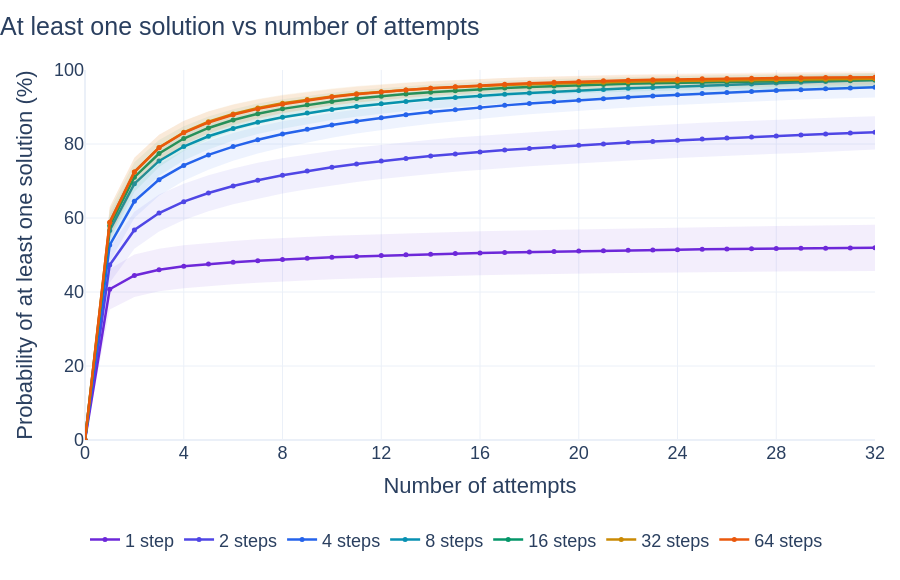

This figure's notebook cell:
### Code cell
attempt_counts = np.arange(ATTEMPTS_PER_PUZZLE + 1)
bootstrap_rng = np.random.default_rng(EVAL_SEED + 1)
# Reuse the same whole-puzzle bootstrap draws for every generation-step budget.
n_puzzles = len(evaluation_indices)
weights = bootstrap_rng.multinomial(
    n_puzzles,
    np.full(n_puzzles, 1 / n_puzzles),
    size=3000,
)
retry_results = {}
step_colors = [
    "#6D28D9",
    "#4F46E5",
    "#2563EB",
    "#0891B2",
    "#059669",
    "#CA8A04",
    "#EA580C",
]
fig = go.Figure()
for generation_steps in EVAL_STEP_COUNTS:
    successes = evaluation_successes[generation_steps]
    per_puzzle_pass = np.zeros((n_puzzles, ATTEMPTS_PER_PUZZLE + 1))
    no_solution = np.ones(n_puzzles)
    failed = ATTEMPTS_PER_PUZZLE - successes.sum(axis=1)
    for k in range(1, ATTEMPTS_PER_PUZZLE + 1):
        no_solution *= np.maximum(failed - k + 1, 0) / (ATTEMPTS_PER_PUZZLE - k + 1)
        per_puzzle_pass[:, k] = 1 - no_solution
    pass_at_k = per_puzzle_pass.mean(axis=0)
    lower, upper = np.quantile(
        weights @ per_puzzle_pass / n_puzzles, [0.025, 0.975], axis=0
    )
    retry_results[generation_steps] = dict(
        pass_at_k=pass_at_k, lower=lower, upper=upper
    )

    color = step_colors[EVAL_STEP_COUNTS.index(generation_steps) % len(step_colors)]
    rgb = tuple(int(color[position : position + 2], 16) for position in (1, 3, 5))
    group = str(generation_steps)
    fig.add_scatter(
        x=attempt_counts,
        y=100 * lower,
        mode="lines",
        line=dict(width=0),
        hoverinfo="skip",
        showlegend=False,
        legendgroup=group,
    )
    fig.add_scatter(
        x=attempt_counts,
        y=100 * upper,
        mode="lines",
        line=dict(width=0),
        fill="tonexty",
        fillcolor=f"rgba({rgb[0]},{rgb[1]},{rgb[2]},0.08)",
        hoverinfo="skip",
        showlegend=False,
        legendgroup=group,
    )
    fig.add_scatter(
        x=attempt_counts,
        y=100 * pass_at_k,
        mode="lines+markers",
        line=dict(color=color, width=2.5),
        marker=dict(size=5),
        name=f"{generation_steps} " + ("step" if generation_steps == 1 else "steps"),
        legendgroup=group,
        customdata=np.column_stack((100 * lower, 100 * upper)),
        hovertemplate=(
            "%{y:.2f}% · 95% interval [%{customdata[0]:.2f}%, %{customdata[1]:.2f}%]"
            "<extra>%{fullData.name}</extra>"
        ),
    )

fig.update_layout(
    title=dict(text="At least one solution vs number of attempts", x=0),
    template="plotly_white",
    height=580,
    autosize=True,
    hovermode="x unified",
    xaxis=dict(
        title="Number of attempts",
        range=[0, ATTEMPTS_PER_PUZZLE],
        dtick=max(1, ATTEMPTS_PER_PUZZLE // 8),
    ),
    yaxis=dict(title="Probability of at least one solution (%)", range=[0, 100]),
    font=dict(family="Arial, sans-serif", size=18),
    legend=dict(orientation="h", y=-0.22, x=0, groupclick="togglegroup"),
    margin=dict(l=85, r=25, t=70, b=140),
)
fig.show(config=PLOT_CONFIG)
fig.write_html(ARTIFACTS / "queens8_dfm_retries.html", config=PLOT_CONFIG)

np.savez_compressed(
    ARTIFACTS / "queens8_dfm_evaluation.npz",
    dataset_indices=evaluation_indices,
    puzzle_ids=puzzles["ids"][evaluation_indices],
    steps=np.asarray(EVAL_STEP_COUNTS),
    successes=np.stack([evaluation_successes[steps] for steps in EVAL_STEP_COUNTS]),
    attempt_counts=attempt_counts,
    pass_at_k=np.stack(
        [retry_results[steps]["pass_at_k"] for steps in EVAL_STEP_COUNTS]
    ),
    lower=np.stack([retry_results[steps]["lower"] for steps in EVAL_STEP_COUNTS]),
    upper=np.stack([retry_results[steps]["upper"] for steps in EVAL_STEP_COUNTS]),
    evaluation_seed=EVAL_SEED,
    batch_size=EVAL_BATCH_SIZE,
    dataset_sha256=puzzles["metadata"]["data_sha256"],
    checkpoint_sha256=checkpoint_sha256,
    optimizer_updates=run.global_step,
    use_time_conditioning=model.use_time_conditioning,
)

### Figure 1 — Plotly figure (JSON) as saved in the notebook; plotly's stock layout.template omitted (floating-point values rounded to 4 significant figures)
{"data": [{"hoverinfo": "skip", "legendgroup": "1", "line": {"width": 0}, "mode": "lines", "showlegend": false, "type": "scatter", "x": [0, 1, 2, 3, 4, 5, 6, 7, 8, 9, 10, 11, 12, 13, 14, 15, 16, 17, 18, 19, 20, 21, 22, 23, 24, 25, 26, 27, 28, 29, 30, 31, 32], "y": [0.0, 35.24, 38.68, 40.17, 41.01, 41.65, 42.11, 42.49, 42.85, 43.15, 43.42, 43.64, 43.85, 44.04, 44.22, 44.43, 44.55, 44.67, 44.81, 44.91, 44.99, 45.07, 45.14, 45.23, 45.31, 45.38, 45.44, 45.49, 45.54, 45.58, 45.63, 45.67, 45.7]}, {"fill": "tonexty", "fillcolor": "rgba(109,40,217,0.08)", "hoverinfo": "skip", "legendgroup": "1", "line": {"width": 0}, "mode": "lines", "showlegend": false, "type": "scatter", "x": [0, 1, 2, 3, 4, 5, 6, 7, 8, 9, 10, 11, 12, 13, 14, 15, 16, 17, 18, 19, 20, 21, 22, 23, 24, 25, 26, 27, 28, 29, 30, 31, 32], "y": [0.0, 46.2, 50.1, 51.66, 52.64, 53.27, 53.79, 54.23, 54.58, 54.85, 55.17, 55.43, 55.66, 55.85, 56.06, 56.28, 56.4, 56.55, 56.68, 56.84, 56.99, 57.12, 57.24, 57.33, 57.4, 57.5, 57.59, 57.7, 57.82, 57.93, 58.03, 58.12, 58.2]}, {"customdata": [[0.0, 0.0], [35.24, 46.2], [38.68, 50.1], [40.17, 51.66], [41.01, 52.64], [41.65, 53.27], [42.11, 53.79], [42.49, 54.23], [42.85, 54.58], [43.15, 54.85], [43.42, 55.17], [43.64, 55.43], [43.85, 55.66], [44.04, 55.85], [44.22, 56.06], [44.43, 56.28], [44.55, 56.4], [44.67, 56.55], [44.81, 56.68], [44.91, 56.84], [44.99, 56.99], [45.07, 57.12], [45.14, 57.24], [45.23, 57.33], [45.31, 57.4], [45.38, 57.5], [45.44, 57.59], [45.49, 57.7], [45.54, 57.82], [45.58, 57.93], [45.63, 58.03], [45.67, 58.12], [45.7, 58.2]], "hovertemplate": "%{y:.2f}% · 95% interval [%{customdata[0]:.2f}%, %{customdata[1]:.2f}%]<extra>%{fullData.name}</extra>", "legendgroup": "1", "line": {"color": "#6D28D9", "width": 2.5}, "marker": {"size": 5}, "mode": "lines+markers", "name": "1 step", "type": "scatter", "x": [0, 1, 2, 3, 4, 5, 6, 7, 8, 9, 10, 11, 12, 13, 14, 15, 16, 17, 18, 19, 20, 21, 22, 23, 24, 25, 26, 27, 28, 29, 30, 31, 32], "y": [0.0, 40.75, 44.46, 46.02, 46.94, 47.58, 48.07, 48.47, 48.82, 49.12, 49.38, 49.62, 49.84, 50.04, 50.22, 50.38, 50.54, 50.68, 50.82, 50.94, 51.05, 51.16, 51.26, 51.35, 51.44, 51.52, 51.6, 51.67, 51.73, 51.79, 51.85, 51.9, 51.95]}, {"hoverinfo": "skip", "legendgroup": "2", "line": {"width": 0}, "mode": "lines", "showlegend": false, "type": "scatter", "x": [0, 1, 2, 3, 4, 5, 6, 7, 8, 9, 10, 11, 12, 13, 14, 15, 16, 17, 18, 19, 20, 21, 22, 23, 24, 25, 26, 27, 28, 29, 30, 31, 32], "y": [0.0, 42.47, 51.66, 56.37, 59.49, 61.82, 63.74, 65.28, 66.63, 67.8, 68.8, 69.74, 70.54, 71.27, 71.91, 72.48, 73.02, 73.5, 74.0, 74.41, 74.82, 75.18, 75.54, 75.89, 76.2, 76.52, 76.8, 77.07, 77.35, 77.59, 77.9, 78.21, 78.52]}, {"fill": "tonexty", "fillcolor": "rgba(79,70,229,0.08)", "hoverinfo": "skip", "legendgroup": "2", "line": {"width": 0}, "mode": "lines", "showlegend": false, "type": "scatter", "x": [0, 1, 2, 3, 4, 5, 6, 7, 8, 9, 10, 11, 12, 13, 14, 15, 16, 17, 18, 19, 20, 21, 22, 23, 24, 25, 26, 27, 28, 29, 30, 31, 32], "y": [0.0, 52.0, 61.71, 66.34, 69.26, 71.55, 73.36, 74.9, 76.17, 77.24, 78.2, 79.06, 79.79, 80.49, 81.14, 81.72, 82.24, 82.72, 83.2, 83.6, 83.99, 84.37, 84.72, 85.07, 85.37, 85.71, 86.04, 86.32, 86.59, 86.86, 87.08, 87.29, 87.5]}, {"customdata": [[0.0, 0.0], [42.47, 52.0], [51.66, 61.71], [56.37, 66.34], [59.49, 69.26], [61.82, 71.55], [63.74, 73.36], [65.28, 74.9], [66.63, 76.17], [67.8, 77.24], [68.8, 78.2], [69.74, 79.06], [70.54, 79.79], [71.27, 80.49], [71.91, 81.14], [72.48, 81.72], [73.02, 82.24], [73.5, 82.72], [74.0, 83.2], [74.41, 83.6], [74.82, 83.99], [75.18, 84.37], [75.54, 84.72], [75.89, 85.07], [76.2, 85.37], [76.52, 85.71], [76.8, 86.04], [77.07, 86.32], [77.35, 86.59], [77.59, 86.86], [77.9, 87.08], [78.21, 87.29], [78.52, 87.5]], "hovertemplate": "%{y:.2f}% · 95% interval [%{customdata[0]:.2f}%, %{customdata[1]:.2f}%]<extra>%{fullData.name}</extra>", "legendgroup": "2", "line": {"color": "#4F46E5", "width": 2.5}, "marker": {"size": 5}, "mode": "lines+markers", "name": "2 steps", "type": "scatter", "x": [0, 1, 2, 3, 4, 5, 6, 7, 8, 9, 10, 11, 12, 13, 14, 15, 16, 17, 18, 19, 20, 21, 22, 23, 24, 25, 26, 27, 28, 29, 30, 31, 32], "y": [0.0, 47.3, 56.76, 61.34, 64.43, 66.77, 68.65, 70.21, 71.54, 72.69, 73.69, 74.58, 75.38, 76.09, 76.73, 77.32, 77.86, 78.36, 78.81, 79.24, 79.64, 80.02, 80.37, 80.71, 81.03, 81.34, 81.63, 81.91, 82.19, 82.45, 82.71, 82.96, 83.2]}, {"hoverinfo": "skip", "legendgroup": "4", "line": {"width": 0}, "mode": "lines", "showlegend": false, "type": "scatter", "x": [0, 1, 2, 3, 4, 5, 6, 7, 8, 9, 10, 11, 12, 13, 14, 15, 16, 17, 18, 19, 20, 21, 22, 23, 24, 25, 26, 27, 28, 29, 30, 31, 32], "y": [0.0, 48.12, 60.0, 66.04, 70.04, 73.07, 75.44, 77.42, 79.04, 80.43, 81.71, 82.83, 83.79, 84.63, 85.46, 86.19, 86.85, 87.45, 88.02, 88.51, 88.98, 89.43, 89.87, 90.25, 90.56, 90.91, 91.19, 91.48, 91.73, 91.99, 92.2, 92.39, 92.58]}, {"fill": "tonexty", "fillcolor": "rgba(37,99,235,0.08)", "hoverinfo": "skip", "legendgroup": "4", "line": {"width": 0}, "mode": "lines", "showlegend": false, "type": "scatter", "x": [0, 1, 2, 3, 4, 5, 6, 7, 8, 9, 10, 11, 12, 13, 14, 15, 16, 17, 18, 19, 20, 21, 22, 23, 24, 25, 26, 27, 28, 29, 30, 31, 32], "y": [0.0, 57.31, 68.96, 74.61, 78.24, 80.86, 82.97, 84.72, 86.16, 87.39, 88.46, 89.34, 90.16, 90.91, 91.57, 92.18, 92.71, 93.19, 93.66, 94.1, 94.5, 94.87, 95.2, 95.51, 95.83, 96.12, 96.41, 96.63, 96.88, 97.1, 97.3, 97.49, 97.66]}, {"customdata": [[0.0, 0.0], [48.12, 57.31], [60.0, 68.96], [66.04, 74.61], [70.04, 78.24], [73.07, 80.86], [75.44, 82.97], [77.42, 84.72], [79.04, 86.16], [80.43, 87.39], [81.71, 88.46], [82.83, 89.34], [83.79, 90.16], [84.63, 90.91], [85.46, 91.57], [86.19, 92.18], [86.85, 92.71], [87.45, 93.19], [88.02, 93.66], [88.51, 94.1], [88.98, 94.5], [89.43, 94.87], [89.87, 95.2], [90.25, 95.51], [90.56, 95.83], [90.91, 96.12], [91.19, 96.41], [91.48, 96.63], [91.73, 96.88], [91.99, 97.1], [92.2, 97.3], [92.39, 97.49], [92.58, 97.66]], "hovertemplate": "%{y:.2f}% · 95% interval [%{customdata[0]:.2f}%, %{customdata[1]:.2f}%]<extra>%{fullData.name}</extra>", "legendgroup": "4", "line": {"color": "#2563EB", "width": 2.5}, "marker": {"size": 5}, "mode": "lines+markers", "name": "4 steps", "type": "scatter", "x": [0, 1, 2, 3, 4, 5, 6, 7, 8, 9, 10, 11, 12, 13, 14, 15, 16, 17, 18, 19, 20, 21, 22, 23, 24, 25, 26, 27, 28, 29, 30, 31, 32], "y": [0.0, 52.67, 64.5, 70.37, 74.21, 77.05, 79.29, 81.13, 82.68, 84.0, 85.16, 86.18, 87.08, 87.89, 88.62, 89.28, 89.89, 90.44, 90.95, 91.42, 91.86, 92.26, 92.64, 92.99, 93.32, 93.63, 93.92, 94.19, 94.45, 94.69, 94.91, 95.12, 95.31]}, {"hoverinfo": "skip", "legendgroup": "8", "line": {"width": 0}, "mode": "lines", "showlegend": false, "type": "scatter", "x": [0, 1, 2, 3, 4, 5, 6, 7, 8, 9, 10, 11, 12, 13, 14, 15, 16, 17, 18, 19, 20, 21, 22, 23, 24, 25, 26, 27, 28, 29, 30, 31, 32], "y": [0.0, 52.28, 64.94, 71.44, 75.57, 78.54, 80.88, 82.67, 84.15, 85.41, 86.49, 87.39, 88.22, 88.92, 89.52, 90.05, 90.58, 91.03, 91.45, 91.84, 92.19, 92.48, 92.79, 93.07, 93.36, 93.6, 93.82, 94.07, 94.31, 94.5, 94.67, 94.8, 94.92]}, {"fill": "tonexty", "fillcolor": "rgba(8,145,178,0.08)", "hoverinfo": "skip", "legendgroup": "8", "line": {"width": 0}, "mode": "lines", "showlegend": false, "type": "scatter", "x": [0, 1, 2, 3, 4, 5, 6, 7, 8, 9, 10, 11, 12, 13, 14, 15, 16, 17, 18, 19, 20, 21, 22, 23, 24, 25, 26, 27, 28, 29, 30, 31, 32], "y": [0.0, 60.97, 73.31, 79.23, 82.88, 85.45, 87.38, 88.92, 90.16, 91.16, 92.03, 92.8, 93.46, 93.99, 94.47, 94.93, 95.31, 95.67, 95.99, 96.27, 96.52, 96.8, 97.03, 97.25, 97.46, 97.67, 97.87, 98.06, 98.26, 98.44, 98.63, 98.73, 98.83]}, {"customdata": [[0.0, 0.0], [52.28, 60.97], [64.94, 73.31], [71.44, 79.23], [75.57, 82.88], [78.54, 85.45], [80.88, 87.38], [82.67, 88.92], [84.15, 90.16], [85.41, 91.16], [86.49, 92.03], [87.39, 92.8], [88.22, 93.46], [88.92, 93.99], [89.52, 94.47], [90.05, 94.93], [90.58, 95.31], [91.03, 95.67], [91.45, 95.99], [91.84, 96.27], [92.19, 96.52], [92.48, 96.8], [92.79, 97.03], [93.07, 97.25], [93.36, 97.46], [93.6, 97.67], [93.82, 97.87], [94.07, 98.06], [94.31, 98.26], [94.5, 98.44], [94.67, 98.63], [94.8, 98.73], [94.92, 98.83]], "hovertemplate": "%{y:.2f}% · 95% interval [%{customdata[0]:.2f}%, %{customdata[1]:.2f}%]<extra>%{fullData.name}</extra>", "legendgroup": "8", "line": {"color": "#0891B2", "width": 2.5}, "marker": {"size": 5}, "mode": "lines+markers", "name": "8 steps", "type": "scatter", "x": [0, 1, 2, 3, 4, 5, 6, 7, 8, 9, 10, 11, 12, 13, 14, 15, 16, 17, 18, 19, 20, 21, 22, 23, 24, 25, 26, 27, 28, 29, 30, 31, 32], "y": [0.0, 56.63, 69.27, 75.42, 79.31, 82.09, 84.2, 85.87, 87.24, 88.37, 89.33, 90.16, 90.88, 91.51, 92.07, 92.57, 93.02, 93.43, 93.8, 94.14, 94.46, 94.76, 95.04, 95.3, 95.55, 95.79, 96.02, 96.24, 96.46, 96.67, 96.87, 97.07, 97.27]}, {"hoverinfo": "skip", "legendgroup": "16", "line": {"width": 0}, "mode": "lines", "showlegend": false, "type": "scatter", "x": [0, 1, 2, 3, 4, 5, 6, 7, 8, 9, 10, 11, 12, 13, 14, 15, 16, 17, 18, 19, 20, 21, 22, 23, 24, 25, 26, 27, 28, 29, 30, 31, 32], "y": [0.0, 53.69, 67.1, 73.79, 78.13, 81.23, 83.53, 85.33, 86.82, 87.99, 88.97, 89.81, 90.52, 91.14, 91.68, 92.11, 92.51, 92.9, 93.23, 93.49, 93.73, 93.93, 94.14, 94.3, 94.45, 94.59, 94.69, 94.8, 94.9, 95.01, 95.11, 95.21, 95.31]}, {"fill": "tonexty", "fillcolor": "rgba(5,150,105,0.08)", "hoverinfo": "skip", "legendgroup": "16", "line": {"width": 0}, "mode": "lines", "showlegend": false, "type": "scatter", "x": [0, 1, 2, 3, 4, 5, 6, 7, 8, 9, 10, 11, 12, 13, 14, 15, 16, 17, 18, 19, 20, 21, 22, 23, 24, 25, 26, 27, 28, 29, 30, 31, 32], "y": [0.0, 62.16, 75.05, 81.07, 84.82, 87.45, 89.39, 90.91, 92.08, 93.03, 93.85, 94.54, 95.11, 95.63, 96.09, 96.48, 96.81, 97.09, 97.35, 97.57, 97.78, 97.95, 98.11, 98.23, 98.37, 98.48, 98.59, 98.66, 98.76, 98.86, 98.99, 99.11, 99.22]}, {"customdata": [[0.0, 0.0], [53.69, 62.16], [67.1, 75.05], [73.79, 81.07], [78.13, 84.82], [81.23, 87.45], [83.53, 89.39], [85.33, 90.91], [86.82, 92.08], [87.99, 93.03], [88.97, 93.85], [89.81, 94.54], [90.52, 95.11], [91.14, 95.63], [91.68, 96.09], [92.11, 96.48], [92.51, 96.81], [92.9, 97.09], [93.23, 97.35], [93.49, 97.57], [93.73, 97.78], [93.93, 97.95], [94.14, 98.11], [94.3, 98.23], [94.45, 98.37], [94.59, 98.48], [94.69, 98.59], [94.8, 98.66], [94.9, 98.76], [95.01, 98.86], [95.11, 98.99], [95.21, 99.11], [95.31, 99.22]], "hovertemplate": "%{y:.2f}% · 95% interval [%{customdata[0]:.2f}%, %{customdata[1]:.2f}%]<extra>%{fullData.name}</extra>", "legendgroup": "16", "line": {"color": "#059669", "width": 2.5}, "marker": {"size": 5}, "mode": "lines+markers", "name": "16 steps", "type": "scatter", "x": [0, 1, 2, 3, 4, 5, 6, 7, 8, 9, 10, 11, 12, 13, 14, 15, 16, 17, 18, 19, 20, 21, 22, 23, 24, 25, 26, 27, 28, 29, 30, 31, 32], "y": [0.0, 57.9, 71.02, 77.43, 81.48, 84.34, 86.48, 88.16, 89.5, 90.59, 91.5, 92.27, 92.93, 93.49, 93.98, 94.41, 94.78, 95.11, 95.4, 95.65, 95.88, 96.08, 96.26, 96.41, 96.56, 96.68, 96.79, 96.89, 96.98, 97.06, 97.14, 97.2, 97.27]}, {"hoverinfo": "skip", "legendgroup": "32", "line": {"width": 0}, "mode": "lines", "showlegend": false, "type": "scatter", "x": [0, 1, 2, 3, 4, 5, 6, 7, 8, 9, 10, 11, 12, 13, 14, 15, 16, 17, 18, 19, 20, 21, 22, 23, 24, 25, 26, 27, 28, 29, 30, 31, 32], "y": [0.0, 54.7, 68.47, 75.4, 79.85, 82.92, 85.18, 86.94, 88.36, 89.48, 90.42, 91.18, 91.84, 92.34, 92.81, 93.23, 93.59, 93.86, 94.07, 94.29, 94.48, 94.66, 94.81, 94.93, 95.05, 95.16, 95.28, 95.36, 95.44, 95.51, 95.58, 95.64, 95.7]}, {"fill": "tonexty", "fillcolor": "rgba(202,138,4,0.08)", "hoverinfo": "skip", "legendgroup": "32", "line": {"width": 0}, "mode": "lines", "showlegend": false, "type": "scatter", "x": [0, 1, 2, 3, 4, 5, 6, 7, 8, 9, 10, 11, 12, 13, 14, 15, 16, 17, 18, 19, 20, 21, 22, 23, 24, 25, 26, 27, 28, 29, 30, 31, 32], "y": [0.0, 62.89, 76.24, 82.48, 86.26, 88.84, 90.74, 92.15, 93.32, 94.26, 95.02, 95.65, 96.18, 96.63, 96.99, 97.3, 97.57, 97.81, 98.02, 98.2, 98.34, 98.46, 98.58, 98.68, 98.78, 98.87, 98.95, 99.01, 99.06, 99.1, 99.14, 99.18, 99.22]}, {"customdata": [[0.0, 0.0], [54.7, 62.89], [68.47, 76.24], [75.4, 82.48], [79.85, 86.26], [82.92, 88.84], [85.18, 90.74], [86.94, 92.15], [88.36, 93.32], [89.48, 94.26], [90.42, 95.02], [91.18, 95.65], [91.84, 96.18], [92.34, 96.63], [92.81, 96.99], [93.23, 97.3], [93.59, 97.57], [93.86, 97.81], [94.07, 98.02], [94.29, 98.2], [94.48, 98.34], [94.66, 98.46], [94.81, 98.58], [94.93, 98.68], [95.05, 98.78], [95.16, 98.87], [95.28, 98.95], [95.36, 99.01], [95.44, 99.06], [95.51, 99.1], [95.58, 99.14], [95.64, 99.18], [95.7, 99.22]], "hovertemplate": "%{y:.2f}% · 95% interval [%{customdata[0]:.2f}%, %{customdata[1]:.2f}%]<extra>%{fullData.name}</extra>", "legendgroup": "32", "line": {"color": "#CA8A04", "width": 2.5}, "marker": {"size": 5}, "mode": "lines+markers", "name": "32 steps", "type": "scatter", "x": [0, 1, 2, 3, 4, 5, 6, 7, 8, 9, 10, 11, 12, 13, 14, 15, 16, 17, 18, 19, 20, 21, 22, 23, 24, 25, 26, 27, 28, 29, 30, 31, 32], "y": [0.0, 58.74, 72.43, 79.05, 83.16, 86.01, 88.11, 89.73, 91.0, 92.02, 92.86, 93.55, 94.13, 94.62, 95.03, 95.39, 95.69, 95.95, 96.17, 96.37, 96.54, 96.69, 96.83, 96.95, 97.05, 97.15, 97.24, 97.32, 97.4, 97.47, 97.53, 97.6, 97.66]}, {"hoverinfo": "skip", "legendgroup": "64", "line": {"width": 0}, "mode": "lines", "showlegend": false, "type": "scatter", "x": [0, 1, 2, 3, 4, 5, 6, 7, 8, 9, 10, 11, 12, 13, 14, 15, 16, 17, 18, 19, 20, 21, 22, 23, 24, 25, 26, 27, 28, 29, 30, 31, 32], "y": [0.0, 54.7, 68.6, 75.45, 79.77, 82.74, 85.0, 86.78, 88.25, 89.42, 90.4, 91.23, 91.93, 92.5, 93.03, 93.47, 93.86, 94.19, 94.53, 94.79, 95.02, 95.2, 95.39, 95.54, 95.66, 95.77, 95.86, 95.94, 96.01, 96.04, 96.06, 96.08, 96.09]}, {"fill": "tonexty", "fillcolor": "rgba(234,88,12,0.08)", "hoverinfo": "skip", "legendgroup": "64", "line": {"width": 0}, "mode": "lines", "showlegend": false, "type": "scatter", "x": [0, 1, 2, 3, 4, 5, 6, 7, 8, 9, 10, 11, 12, 13, 14, 15, 16, 17, 18, 19, 20, 21, 22, 23, 24, 25, 26, 27, 28, 29, 30, 31, 32], "y": [0.0, 63.05, 76.33, 82.5, 86.23, 88.78, 90.59, 92.0, 93.13, 94.02, 94.81, 95.45, 96.01, 96.48, 96.88, 97.25, 97.56, 97.84, 98.08, 98.3, 98.49, 98.67, 98.8, 98.92, 99.03, 99.14, 99.24, 99.32, 99.4, 99.47, 99.53, 99.57, 99.61]}, {"customdata": [[0.0, 0.0], [54.7, 63.05], [68.6, 76.33], [75.45, 82.5], [79.77, 86.23], [82.74, 88.78], [85.0, 90.59], [86.78, 92.0], [88.25, 93.13], [89.42, 94.02], [90.4, 94.81], [91.23, 95.45], [91.93, 96.01], [92.5, 96.48], [93.03, 96.88], [93.47, 97.25], [93.86, 97.56], [94.19, 97.84], [94.53, 98.08], [94.79, 98.3], [95.02, 98.49], [95.2, 98.67], [95.39, 98.8], [95.54, 98.92], [95.66, 99.03], [95.77, 99.14], [95.86, 99.24], [95.94, 99.32], [96.01, 99.4], [96.04, 99.47], [96.06, 99.53], [96.08, 99.57], [96.09, 99.61]], "hovertemplate": "%{y:.2f}% · 95% interval [%{customdata[0]:.2f}%, %{customdata[1]:.2f}%]<extra>%{fullData.name}</extra>", "legendgroup": "64", "line": {"color": "#EA580C", "width": 2.5}, "marker": {"size": 5}, "mode": "lines+markers", "name": "64 steps", "type": "scatter", "x": [0, 1, 2, 3, 4, 5, 6, 7, 8, 9, 10, 11, 12, 13, 14, 15, 16, 17, 18, 19, 20, 21, 22, 23, 24, 25, 26, 27, 28, 29, 30, 31, 32], "y": [0.0, 58.86, 72.45, 79.01, 83.04, 85.83, 87.89, 89.49, 90.77, 91.82, 92.69, 93.43, 94.06, 94.61, 95.08, 95.49, 95.84, 96.16, 96.43, 96.67, 96.88, 97.07, 97.23, 97.37, 97.5, 97.61, 97.7, 97.78, 97.85, 97.91, 97.97, 98.01, 98.05]}], "layout": {"autosize": true, "font": {"family": "Arial, sans-serif", "size": 18}, "height": 580, "hovermode": "x unified", "legend": {"groupclick": "togglegroup", "orientation": "h", "x": 0, "y": -0.22}, "margin": {"b": 140, "l": 85, "r": 25, "t": 70}, "title": {"text": "At least one solution vs number of attempts", "x": 0}, "xaxis": {"dtick": 4, "range": [0, 32], "title": {"text": "Number of attempts"}}, "yaxis": {"range": [0, 100], "title": {"text": "Probability of at least one solution (%)"}}}}
